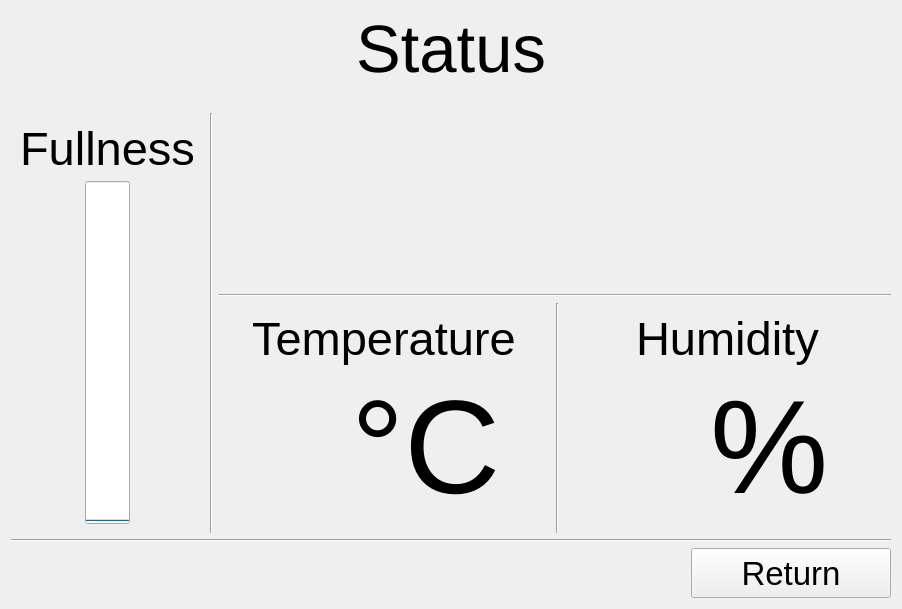
      <widget class="QWidget" name="status">
       <layout class="QVBoxLayout" name="verticalLayout_4">
        <item alignment="Qt::AlignHCenter|Qt::AlignVCenter">
         <widget class="QLabel" name="statusLabel_2">
          <property name="font">
           <font>
            <pointsize>50</pointsize>
            <weight>50</weight>
            <bold>false</bold>
           </font>
          </property>
          <property name="text">
           <string>Status</string>
          </property>
         </widget>
        </item>
        <item>
         <spacer name="verticalSpacer_2">
          <property name="orientation">
           <enum>Qt::Vertical</enum>
          </property>
          <property name="sizeType">
           <enum>QSizePolicy::Fixed</enum>
          </property>
          <property name="sizeHint" stdset="0">
           <size>
            <width>20</width>
            <height>20</height>
           </size>
          </property>
         </spacer>
        </item>
        <item>
         <layout class="QHBoxLayout" name="horizontalLayout_19">
          <item>
           <widget class="clickableWidget" name="statusFullness" native="true">
            <layout class="QVBoxLayout" name="verticalLayout_6">
             <item alignment="Qt::AlignHCenter|Qt::AlignVCenter">
              <widget class="QLabel" name="label_5">
               <property name="font">
                <font>
                 <pointsize>35</pointsize>
                </font>
               </property>
               <property name="text">
                <string>Fullness</string>
               </property>
              </widget>
             </item>
             <item alignment="Qt::AlignHCenter">
              <widget class="QProgressBar" name="statusFullnessProgressBar">
               <property name="sizePolicy">
                <sizepolicy hsizetype="Minimum" vsizetype="Expanding">
                 <horstretch>0</horstretch>
                 <verstretch>0</verstretch>
                </sizepolicy>
               </property>
               <property name="minimumSize">
                <size>
                 <width>0</width>
                 <height>0</height>
                </size>
               </property>
               <property name="baseSize">
                <size>
                 <width>0</width>
                 <height>0</height>
                </size>
               </property>
               <property name="font">
                <font>
                 <pointsize>25</pointsize>
                </font>
               </property>
               <property name="value">
                <number>0</number>
               </property>
               <property name="orientation">
                <enum>Qt::Vertical</enum>
               </property>
               <property name="invertedAppearance">
                <bool>false</bool>
               </property>
               <property name="textDirection">
                <enum>QProgressBar::TopToBottom</enum>
               </property>
               <property name="format">
                <string/>
               </property>
              </widget>
             </item>
            </layout>
           </widget>
          </item>
          <item>
           <widget class="Line" name="line_12">
            <property name="orientation">
             <enum>Qt::Vertical</enum>
            </property>
           </widget>
          </item>
          <item>
           <layout class="QVBoxLayout" name="verticalLayout_3">
            <item>
             <layout class="QHBoxLayout" name="horizontalLayout_14">
              <item alignment="Qt::AlignHCenter|Qt::AlignVCenter">
               <widget class="QWidget" name="ledGreenWidget" native="true">
                <property name="sizePolicy">
                 <sizepolicy hsizetype="Expanding" vsizetype="Expanding">
                  <horstretch>0</horstretch>
                  <verstretch>0</verstretch>
                 </sizepolicy>
                </property>
                <property name="minimumSize">
                 <size>
                  <width>175</width>
                  <height>175</height>
                 </size>
                </property>
                <layout class="QHBoxLayout" name="horizontalLayout_10">
                 <property name="leftMargin">
                  <number>5</number>
                 </property>
                 <property name="topMargin">
                  <number>5</number>
                 </property>
                 <property name="rightMargin">
                  <number>5</number>
                 </property>
                 <property name="bottomMargin">
                  <number>5</number>
                 </property>
                 <item alignment="Qt::AlignHCenter|Qt::AlignVCenter">
                  <widget class="QLabel" name="ledGreen">
                   <property name="enabled">
                    <bool>true</bool>
                   </property>
                   <property name="sizePolicy">
                    <sizepolicy hsizetype="Expanding" vsizetype="Expanding">
                     <horstretch>0</horstretch>
                     <verstretch>0</verstretch>
                    </sizepolicy>
                   </property>
                   <property name="minimumSize">
                    <size>
                     <width>0</width>
                     <height>0</height>
                    </size>
                   </property>
                   <property name="text">
                    <string/>
                   </property>
                   <property name="pixmap">
                    <pixmap resource="graphics.qrc">:/graphics/graphics/ledGreen.png</pixmap>
                   </property>
                   <property name="scaledContents">
                    <bool>true</bool>
                   </property>
                   <property name="alignment">
                    <set>Qt::AlignCenter</set>
                   </property>
                   <property name="wordWrap">
                    <bool>true</bool>
                   </property>
                  </widget>
                 </item>
                </layout>
               </widget>
              </item>
              <item>
               <spacer name="horizontalSpacer_13">
                <property name="orientation">
                 <enum>Qt::Horizontal</enum>
                </property>
                <property name="sizeType">
                 <enum>QSizePolicy::Fixed</enum>
                </property>
                <property name="sizeHint" stdset="0">
                 <size>
                  <width>20</width>
                  <height>20</height>
                 </size>
                </property>
               </spacer>
              </item>
              <item alignment="Qt::AlignHCenter|Qt::AlignVCenter">
               <widget class="QWidget" name="ledYellowWidget" native="true">
                <property name="sizePolicy">
                 <sizepolicy hsizetype="Expanding" vsizetype="Expanding">
                  <horstretch>0</horstretch>
                  <verstretch>0</verstretch>
                 </sizepolicy>
                </property>
                <property name="minimumSize">
                 <size>
                  <width>175</width>
                  <height>175</height>
                 </size>
                </property>
                <layout class="QHBoxLayout" name="horizontalLayout_15">
                 <property name="leftMargin">
                  <number>5</number>
                 </property>
                 <property name="topMargin">
                  <number>5</number>
                 </property>
                 <property name="rightMargin">
                  <number>5</number>
                 </property>
                 <property name="bottomMargin">
                  <number>5</number>
                 </property>
                 <item alignment="Qt::AlignHCenter|Qt::AlignVCenter">
                  <widget class="QLabel" name="ledYellow">
                   <property name="enabled">
                    <bool>true</bool>
                   </property>
                   <property name="sizePolicy">
                    <sizepolicy hsizetype="Expanding" vsizetype="Expanding">
                     <horstretch>0</horstretch>
                     <verstretch>0</verstretch>
                    </sizepolicy>
                   </property>
                   <property name="minimumSize">
                    <size>
                     <width>0</width>
                     <height>0</height>
                    </size>
                   </property>
                   <property name="maximumSize">
                    <size>
                     <width>16777215</width>
                     <height>16777215</height>
                    </size>
                   </property>
                   <property name="text">
                    <string/>
                   </property>
                   <property name="pixmap">
                    <pixmap resource="graphics.qrc">:/graphics/graphics/ledYellow.png</pixmap>
                   </property>
                   <property name="scaledContents">
                    <bool>true</bool>
                   </property>
                   <property name="alignment">
                    <set>Qt::AlignCenter</set>
                   </property>
                   <property name="wordWrap">
                    <bool>true</bool>
                   </property>
                  </widget>
                 </item>
                </layout>
               </widget>
              </item>
              <item>
               <spacer name="horizontalSpacer_14">
                <property name="orientation">
                 <enum>Qt::Horizontal</enum>
                </property>
                <property name="sizeType">
                 <enum>QSizePolicy::Fixed</enum>
                </property>
                <property name="sizeHint" stdset="0">
                 <size>
                  <width>20</width>
                  <height>20</height>
                 </size>
                </property>
               </spacer>
              </item>
              <item alignment="Qt::AlignHCenter|Qt::AlignVCenter">
               <widget class="QWidget" name="ledRedWidget" native="true">
                <property name="sizePolicy">
                 <sizepolicy hsizetype="Expanding" vsizetype="Expanding">
                  <horstretch>0</horstretch>
                  <verstretch>0</verstretch>
                 </sizepolicy>
                </property>
                <property name="minimumSize">
                 <size>
                  <width>175</width>
                  <height>175</height>
                 </size>
                </property>
                <property name="maximumSize">
                 <size>
                  <width>16777215</width>
                  <height>16777215</height>
                 </size>
                </property>
                <layout class="QHBoxLayout" name="horizontalLayout_12">
                 <property name="leftMargin">
                  <number>5</number>
                 </property>
                 <property name="topMargin">
                  <number>5</number>
                 </property>
                 <property name="rightMargin">
                  <number>5</number>
                 </property>
                 <property name="bottomMargin">
                  <number>5</number>
                 </property>
                 <item alignment="Qt::AlignHCenter|Qt::AlignVCenter">
                  <widget class="QLabel" name="ledRed">
                   <property name="enabled">
                    <bool>true</bool>
                   </property>
                   <property name="sizePolicy">
                    <sizepolicy hsizetype="Expanding" vsizetype="Expanding">
                     <horstretch>0</horstretch>
                     <verstretch>0</verstretch>
                    </sizepolicy>
                   </property>
                   <property name="minimumSize">
                    <size>
                     <width>0</width>
                     <height>0</height>
                    </size>
                   </property>
                   <property name="text">
                    <string/>
                   </property>
                   <property name="pixmap">
                    <pixmap resource="graphics.qrc">:/graphics/graphics/ledRed.png</pixmap>
                   </property>
                   <property name="scaledContents">
                    <bool>true</bool>
                   </property>
                   <property name="alignment">
                    <set>Qt::AlignCenter</set>
                   </property>
                   <property name="wordWrap">
                    <bool>true</bool>
                   </property>
                  </widget>
                 </item>
                </layout>
               </widget>
              </item>
              <item>
               <spacer name="horizontalSpacer_12">
                <property name="orientation">
                 <enum>Qt::Horizontal</enum>
                </property>
                <property name="sizeType">
                 <enum>QSizePolicy::Expanding</enum>
                </property>
                <property name="sizeHint" stdset="0">
                 <size>
                  <width>40</width>
                  <height>20</height>
                 </size>
                </property>
               </spacer>
              </item>
              <item alignment="Qt::AlignLeft|Qt::AlignVCenter">
               <widget class="QLabel" name="statusLabel">
                <property name="font">
                 <font>
                  <pointsize>35</pointsize>
                  <weight>75</weight>
                  <bold>true</bold>
                 </font>
                </property>
                <property name="text">
                 <string/>
                </property>
               </widget>
              </item>
              <item>
               <spacer name="horizontalSpacer_11">
                <property name="orientation">
                 <enum>Qt::Horizontal</enum>
                </property>
                <property name="sizeType">
                 <enum>QSizePolicy::Expanding</enum>
                </property>
                <property name="sizeHint" stdset="0">
                 <size>
                  <width>20</width>
                  <height>20</height>
                 </size>
                </property>
               </spacer>
              </item>
             </layout>
            </item>
            <item>
             <widget class="Line" name="line_13">
              <property name="orientation">
               <enum>Qt::Horizontal</enum>
              </property>
             </widget>
            </item>
            <item>
             <layout class="QHBoxLayout" name="horizontalLayout_17">
              <item>
               <widget class="clickableWidget" name="statusTemperature" native="true">
                <layout class="QVBoxLayout" name="verticalLayout_2">
                 <item alignment="Qt::AlignHCenter|Qt::AlignVCenter">
                  <widget class="QLabel" name="label">
                   <property name="font">
                    <font>
                     <pointsize>35</pointsize>
                    </font>
                   </property>
                   <property name="text">
                    <string>Temperature</string>
                   </property>
                  </widget>
                 </item>
                 <item>
                  <layout class="QHBoxLayout" name="horizontalLayout_13">
                   <item>
                    <spacer name="horizontalSpacer_17">
                     <property name="orientation">
                      <enum>Qt::Horizontal</enum>
                     </property>
                     <property name="sizeHint" stdset="0">
                      <size>
                       <width>40</width>
                       <height>20</height>
                      </size>
                     </property>
                    </spacer>
                   </item>
                   <item alignment="Qt::AlignRight|Qt::AlignVCenter">
                    <widget class="QLabel" name="statusTemperatureNumber">
                     <property name="font">
                      <font>
                       <pointsize>100</pointsize>
                      </font>
                     </property>
                     <property name="text">
                      <string/>
                     </property>
                    </widget>
                   </item>
                   <item alignment="Qt::AlignLeft|Qt::AlignVCenter">
                    <widget class="QLabel" name="celsiusLabel_4">
                     <property name="sizePolicy">
                      <sizepolicy hsizetype="Preferred" vsizetype="Preferred">
                       <horstretch>0</horstretch>
                       <verstretch>0</verstretch>
                      </sizepolicy>
                     </property>
                     <property name="font">
                      <font>
                       <pointsize>100</pointsize>
                       <kerning>true</kerning>
                      </font>
                     </property>
                     <property name="text">
                      <string>°C</string>
                     </property>
                    </widget>
                   </item>
                   <item>
                    <spacer name="horizontalSpacer_18">
                     <property name="orientation">
                      <enum>Qt::Horizontal</enum>
                     </property>
                     <property name="sizeHint" stdset="0">
                      <size>
                       <width>40</width>
                       <height>20</height>
                      </size>
                     </property>
                    </spacer>
                   </item>
                  </layout>
                 </item>
                </layout>
               </widget>
              </item>
              <item>
               <widget class="Line" name="line_14">
                <property name="orientation">
                 <enum>Qt::Vertical</enum>
                </property>
               </widget>
              </item>
              <item>
               <widget class="clickableWidget" name="statusHumidity" native="true">
                <layout class="QVBoxLayout" name="verticalLayout_5">
                 <item alignment="Qt::AlignHCenter|Qt::AlignVCenter">
                  <widget class="QLabel" name="label_2">
                   <property name="font">
                    <font>
                     <pointsize>35</pointsize>
                    </font>
                   </property>
                   <property name="text">
                    <string>Humidity</string>
                   </property>
                  </widget>
                 </item>
                 <item>
                  <layout class="QHBoxLayout" name="horizontalLayout_18">
                   <item>
                    <spacer name="horizontalSpacer_19">
                     <property name="orientation">
                      <enum>Qt::Horizontal</enum>
                     </property>
                     <property name="sizeHint" stdset="0">
                      <size>
                       <width>40</width>
                       <height>20</height>
                      </size>
                     </property>
                    </spacer>
                   </item>
                   <item alignment="Qt::AlignRight|Qt::AlignVCenter">
                    <widget class="QLabel" name="statusHumidityNumber">
                     <property name="font">
                      <font>
                       <pointsize>100</pointsize>
                      </font>
                     </property>
                     <property name="text">
                      <string/>
                     </property>
                    </widget>
                   </item>
                   <item alignment="Qt::AlignLeft|Qt::AlignVCenter">
                    <widget class="QLabel" name="percentageLabel_1">
                     <property name="sizePolicy">
                      <sizepolicy hsizetype="Preferred" vsizetype="Preferred">
                       <horstretch>0</horstretch>
                       <verstretch>0</verstretch>
                      </sizepolicy>
                     </property>
                     <property name="font">
                      <font>
                       <pointsize>100</pointsize>
                      </font>
                     </property>
                     <property name="text">
                      <string>%</string>
                     </property>
                    </widget>
                   </item>
                   <item>
                    <spacer name="horizontalSpacer_20">
                     <property name="orientation">
                      <enum>Qt::Horizontal</enum>
                     </property>
                     <property name="sizeHint" stdset="0">
                      <size>
                       <width>40</width>
                       <height>20</height>
                      </size>
                     </property>
                    </spacer>
                   </item>
                  </layout>
                 </item>
                </layout>
               </widget>
              </item>
             </layout>
            </item>
           </layout>
          </item>
         </layout>
        </item>
        <item>
         <widget class="Line" name="line_15">
          <property name="orientation">
           <enum>Qt::Horizontal</enum>
          </property>
         </widget>
        </item>
        <item alignment="Qt::AlignRight|Qt::AlignVCenter">
         <widget class="QPushButton" name="pushButtonReturn_1">
          <property name="sizePolicy">
           <sizepolicy hsizetype="Minimum" vsizetype="Minimum">
            <horstretch>0</horstretch>
            <verstretch>0</verstretch>
           </sizepolicy>
          </property>
          <property name="minimumSize">
           <size>
            <width>200</width>
            <height>50</height>
           </size>
          </property>
          <property name="font">
           <font>
            <pointsize>25</pointsize>
            <weight>50</weight>
            <italic>false</italic>
            <bold>false</bold>
           </font>
          </property>
          <property name="text">
           <string>Return</string>
          </property>
         </widget>
        </item>
       </layout>
      </widget>
